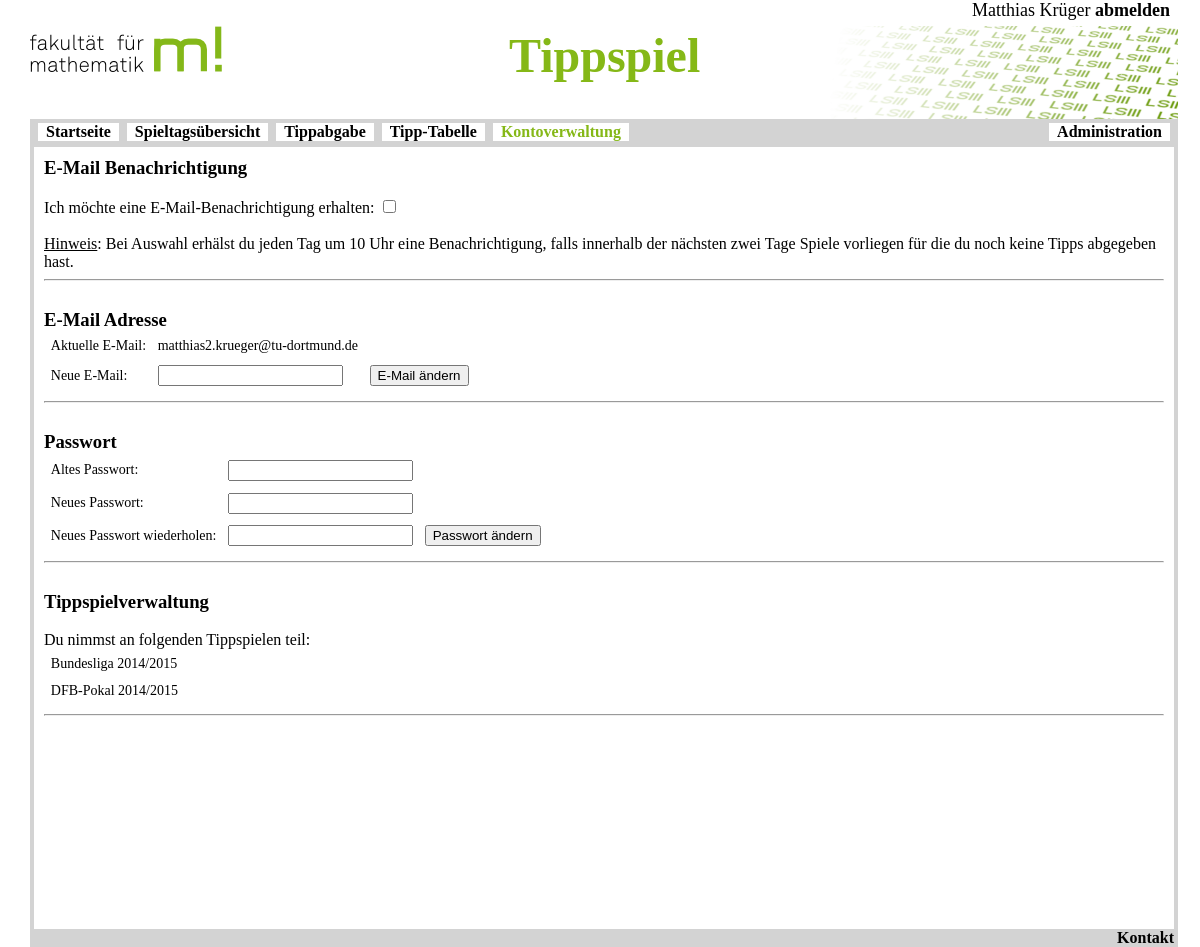
/usercontrol.php (signed in), run on the app's committed database.
### tables this page shows
CREATE TABLE `user` (
  `id` int(11) NOT NULL AUTO_INCREMENT,
  `name` varchar(45) NOT NULL,
  `surname` varchar(45) NOT NULL,
  `username` varchar(16) NOT NULL,
  `email` varchar(255) DEFAULT NULL,
  `password` varchar(32) NOT NULL,
  `create_time` timestamp NULL DEFAULT CURRENT_TIMESTAMP,
  `superuser` tinyint(4) DEFAULT '0',
  `notification` tinyint(4) DEFAULT '0',
  PRIMARY KEY (`id`),
  UNIQUE KEY `username_UNIQUE` (`username`)
);

CREATE TABLE `user_in_season` (
  `user_id` int(11) NOT NULL,
  `season_id` int(11) NOT NULL,
  PRIMARY KEY (`season_id`,`user_id`),
  KEY `fk_user_in_season_season_idx` (`season_id`),
  KEY `fk_user_in_season_user_idx` (`user_id`),
  CONSTRAINT `fk_user_in_season_season` FOREIGN KEY (`season_id`) REFERENCES `season` (`id`) ON DELETE NO ACTION ON UPDATE NO ACTION,
  CONSTRAINT `fk_user_in_season_user` FOREIGN KEY (`user_id`) REFERENCES `user` (`id`) ON DELETE NO ACTION ON UPDATE NO ACTION
);

CREATE TABLE `season` (
  `id` int(11) NOT NULL AUTO_INCREMENT,
  `name` varchar(45) NOT NULL,
  `teams` tinyint(4) DEFAULT '0',
  `matchdays` tinyint(4) DEFAULT '0',
  `current_matchday` tinyint(4) DEFAULT '0',
  `right_tendency` decimal(18,16) NOT NULL DEFAULT '1.0000000000000000',
  `bonus_points` decimal(18,16) NOT NULL DEFAULT '9.0000000000000000',
  `status` tinyint(4) DEFAULT '0',
  PRIMARY KEY (`id`),
  UNIQUE KEY `name_UNIQUE` (`name`)
);

### usercontrol.php (the view, shortened to what this page needs)
<!DOCTYPE html>
<html>
  <head>
    <link rel="stylesheet" href="style.css" />
  </head>
  <body>
    <div style="height: 20px;" align="right"><?php
      include 'admin/connect.php';
       if (!isset($_SESSION['angemeldet']) || !$_SESSION['angemeldet']) {
        echo '<form method="post" action="login.php">';
        echo '<select name="user_id" id="user_select" onchange="saveUser(this.value);">';
        $users = mysqli_query( $con,"SELECT * FROM user ORDER BY name");
        if (! $users) {
          die('Ungültige Abfrage: ' . mysqli_error());
        }
        while ($_users = mysqli_fetch_array( $users, MYSQL_ASSOC))
        {
          echo "<option value='" . $_users['id'] . "'>" .  $_users['name'] . " " . $_users['surname'] . " (" . $_users[username] .  ")</option>";
        }
        echo '</select>';
        echo 'Passwort: <input type="password" name="pwd">';
        echo '<input type="submit" value="anmelden">';
        echo '<input type="hidden" name="page" value="index.php">';
        echo '</form>';
       } else {
          $info = mysqli_query($con, "SELECT name, surname, email, notification FROM user WHERE id = $_SESSION[id]");
          $_info = mysqli_fetch_array($info, MYSQL_ASSOC);
          echo '<font size=+1>' . $_info[name] . ' ' . $_info[surname] . ' ' . '<a href="logout.php">abmelden</a></font>';
       }
    ?></div>
    <header>
      <img class="left" src="img/m_schrift.png" alt="logo-m!" /><span style="margin-left:25%;"><font size=8 color=#85B817><b>Tippspiel</b></font></span><img class="right" src="img/lehrstuhl3.png" alt="logo-ls3" />
    </header>
    <nav>
      <ul class="nav">
        <li class="nav"><a class="nav" href = "index.php">Startseite</a></li>
        <li class="nav"><a class="nav" href = "matchday.php">Spieltags&uuml;bersicht</a></li>
        <?php if (isset($_SESSION['angemeldet']) || $_SESSION['angemeldet']) { echo '<li class="nav"><a class="nav" href = "prediction.php">Tippabgabe</a></li>'; } ?>
        <li class="nav"><a class="nav" href = "ranking.php">Tipp-Tabelle</a></li>
        <?php if (isset($_SESSION['angemeldet']) || $_SESSION['angemeldet']) { echo '<li class="nav"><a class="nav_current" href = "usercontrol.php">Kontoverwaltung</a></li>'; } ?>
        <span style="float:right;"><li class="nav"><a class="nav" href="admin/index.php"><b>Administration</b></a></li></span>
      </ul>
    </nav>
    <section class="content">
      <section class="full">
        <article class="news">
          <h3>E-Mail Benachrichtigung</h3>
          <form action="edit_notification.php" method="post"><br>
            Ich m&ouml;chte eine E-Mail-Benachrichtigung erhalten: <input type="checkbox" name="notification" onchange="this.form.submit()" value="1" <?php if ($_info[notification] == 1) {echo 'checked';}?>><br><br>
            <u>Hinweis</u>: Bei Auswahl erh&auml;lst du jeden Tag um 10 Uhr eine Benachrichtigung, falls innerhalb der n&auml;chsten zwei Tage Spiele vorliegen f&uuml;r die du noch keine Tipps abgegeben hast.
          </form>
          <hr>
        </article>
        <article class="news">
          <h3>E-Mail Adresse</h3>
          <form action="edit_mail.php" method="post">
            <table class="user">
              <tr><td class="user"> Aktuelle E-Mail: </td><td class="user"><?php echo $_info[email];?></td></tr>
              <tr><td class="user"> Neue E-Mail: </td><td class="user"><input type="mail" name="mail"></td><td class="user"><input type="hidden" name ="user_id" value="<?php echo $_SESSION[id]; ?>"><input required type="submit" value="E-Mail &auml;ndern"></td></tr>
            </table>
          </form>
          <hr>
        </article>
        <article class="news">
          <h3>Passwort</h3>
          <form action="edit_password.php" method="post">
            <table class="user">
            	<tr>
            		<td class="user">
            			Altes Passwort:
            		</td>
            		<td class="user" align="right">
            			<input required type="password" name="old_pwd">
            		</td>
            	</tr>
            	<tr>
            		<td class="user">
            			Neues Passwort:
            		</td>
            		<td class="user" align="right">
            			<input required type="password" name="new_pwd1">
            		</td>
            	</tr>
            	<tr>
            		<td class="user">
            			Neues Passwort wiederholen:
            		</td>
            		<td class="user" align="right">
            			<input required type="password" name="new_pwd2">
            		</td><td class="user"><input type="hidden" name ="user_id" value="<?php echo $_SESSION[id]; ?>"><input required type="submit" value="Passwort &auml;ndern"></td>
            	</tr>
            </table>
          </form>
          <hr>
        </article>
        <article class="news">
          <h3>Tippspielverwaltung</h3>
          <?php
          include 'admin/connect.php';
          $season = mysqli_query($con, "SELECT * FROM user_in_season LEFT JOIN season ON user_in_season.season_id = season.id WHERE $_SESSION[id] = user_in_season.user_id");
          echo '<br><br>Du nimmst an folgenden Tippspielen teil:<table class="user">';
          while ($_season = mysqli_fetch_array($season, MYSQL_ASSOC)) {
            echo '<tr><td class="user">' . $_season[name] . '</td></tr>';
          }
          echo '</table>';
          ?>
          <hr>
        </article>
      </section>
    </section>
    <footer>
      <a href="mailto:mirco.altenbernd@mathematik.tu-dortmund.de">Kontakt</a>
    </footer>
</body>
</html>

### style.css (style rules this page uses)
ul.nav { display: inline; }
li.nav { display: inline; float: left; background-color: White; margin-left: 0; margin-right: 0; padding-left: 0.5em; padding-right: 0.5em; border: 4px solid #D3D3D3; }
a { text-decoration: none; font-weight: bold; }
a:link, a:visited { color: black; }
a.nav { background-color: #FFFFFF; }
a.nav_current { color:#85B817; text-decoration: none; font-weight: bold; }
H3 { display: inline; }
table, th, td { border: 1px solid black; font-size: 14px; }
table.user, th.user, td.user { border: 0px; }
td, th { padding: 0.3rem; }
html { width: 95%; height: 100%; margin: 0 auto; border: 0px solid red; }
body { width: 100%; height: 100%; position: relative; margin: 0 auto; border: 0px solid green; }
header { height: 93px; position: relative; margin-right: -8px; margin-top:4px; padding-top: 2px; }
nav { position: relative; width:100%; height:28px; background-color: #D3D3D3; border-left: 4px solid #D3D3D3; border-right: 4px solid #D3D3D3; }
section.content { position: relative; overflow:hidden; width: 100%; min-height: 100%; height:auto; border-left: 4px solid #D3D3D3; border-right: 4px solid #D3D3D3; }
section.full { position: relative; width: 100%; border: 0px solid yellow; }
article.news { margin:5px; margin-bottom: 10px; padding:5px; }
footer { position: fixed; bottom:0; left:2.5%; width: 95%; background-color: #D3D3D3; border-left: 4px solid #D3D3D3; border-right: 4px solid #D3D3D3; text-align: right; }
img.right { float:right; }

### data on the page
user: name "Matthias", surname "Krüger", email "matthias2.krueger@tu-dortmund.de"
user_in_season: season.name "Bundesliga 2014/2015"
user_in_season: season.name "DFB-Pokal 2014/2015"
